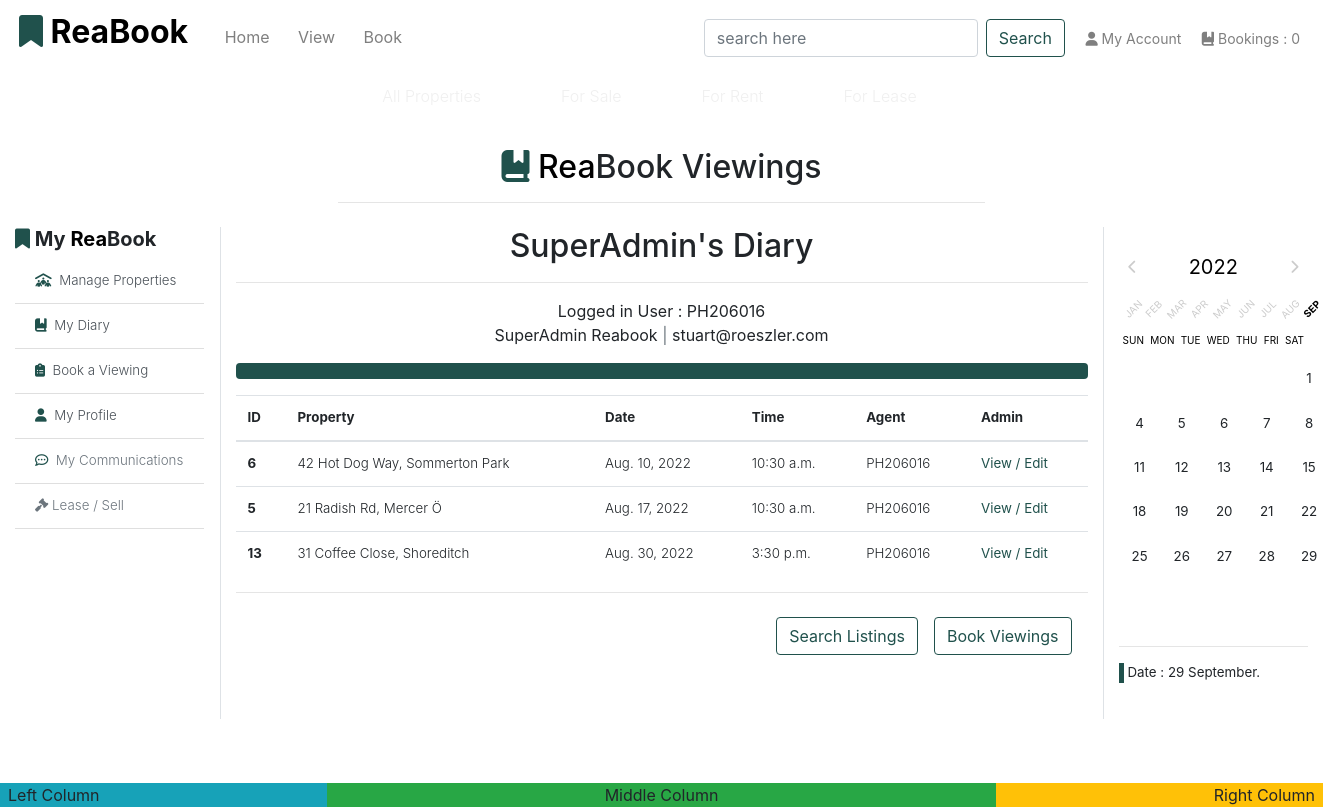
The page /book/diary/1/ on the database its author committed.
### app_bookings/models.py (models this page shows, shortened)
class Booking(models.Model):
    booking_number = models.CharField(max_length=8, null=False, editable=False, unique=True)
    user = models.ForeignKey(User, on_delete=models.CASCADE, null=True, blank=True)
    property_id = models.ForeignKey('app_properties.Property', null=True, blank=True, on_delete=models.SET_NULL)
    booking_name = models.CharField(max_length=254, null=True, blank=True, default='15 min Viewing')
    date_of_viewing = models.DateField(default=date.today)
    time_of_viewing = models.TimeField(default=timezone.now)
    client_message = models.TextField(null=True, blank=True, max_length=140)
    date_submitted = models.DateTimeField(auto_now_add=True)
    f_name = models.CharField(max_length=40)
    l_name = models.CharField(max_length=40)
    client_username = models.CharField(max_length=40, default='Create Username')
    client_email = models.EmailField(max_length=254)
    client_phone = models.IntegerField(null=True, blank=True, default='')
    client_city = models.CharField(max_length=140, null=True, blank=True)
    client_state = models.CharField(max_length=10, null=True, blank=True)
    client_zip = models.CharField(max_length=10, default='')
    client_country = models.CharField(max_length=2, choices=pytz.country_names.items(), null=True, blank=True)
    viewing_active = models.BooleanField(default=True)
    contact_ok = models.BooleanField(default=False)
    class Meta:
        verbose_name_plural = 'Bookings'

### app_properties/models.py (models this page shows)
class Property(models.Model):
    realtor = models.ForeignKey(User, on_delete=models.CASCADE, blank=True, null=False, default=User)
    title_no = models.CharField(max_length=254)
    ribbon_feature = models.CharField(max_length=20, default="New Listing")
    name = models.CharField(max_length=30)
    category = models.ForeignKey(
        'Category', null=True, blank=True, on_delete=models.SET_NULL
        )
    sector = models.ForeignKey(
        'Sector', null=True, blank=True, on_delete=models.SET_NULL
        )
    sale_price = models.IntegerField(null=False, blank=True, default=0)
    rent_pw = models.IntegerField(null=False, blank=True, default=0)
    date_available = models.DateField(null=True, blank=True, auto_now_add=True)
    bedrooms = models.IntegerField(null=False, blank=False)
    bathrooms = models.IntegerField(null=False, blank=False)
    carports = models.IntegerField(null=False, blank=False)
    air_conditioning = models.IntegerField(null=False, blank=False)
    rating = models.DecimalField(
        max_digits=3, decimal_places=1, null=True, blank=True
        )
    description = models.TextField()
    main_image_url = models.URLField(max_length=1024, null=True, blank=True)
    main_image = models.ImageField(null=True, blank=True)
    bedroom_image = models.ImageField(null=True, blank=True)
    bath_image = models.ImageField(null=True, blank=True)
    kitchen_image = models.ImageField(null=True, blank=True)
    living_image = models.ImageField(null=True, blank=True)
    unit_no = models.IntegerField(null=True, blank=True)
    level = models.IntegerField(null=True, blank=True)
    house_no = models.IntegerField(null=True, blank=False, default="No.")
    street = models.CharField(max_length=70, default='')
    suburb = models.CharField(max_length=70, default='')
    city = models.CharField(max_length=40)
    state = models.CharField(max_length=40, null=True, blank=True)
    postcode = models.CharField(max_length=10)
    country = models.CharField(max_length=2, choices=pytz.country_names.items(), null=True, blank=True)
    land_area = models.IntegerField(null=True, blank=True)
    building_area = models.IntegerField(null=True, blank=True)
    build_date = models.DateField(null=True, blank=True)
    list_date = models.DateField(auto_now_add=True)
    list_duration = models.IntegerField(null=False, blank=False, default=30)
    owner_fname = models.CharField(max_length=254, null=True, blank=False)
    owner_lname = models.CharField(max_length=254, null=True, blank=False)
    viewings = models.BooleanField(default=True)
    available = models.BooleanField(default=False)
    class Meta:
        verbose_name_plural = 'Properties'
        get_latest_by = 'list_date'
    def __str__(self):
        return f"{self.id}"

### app_bookings/views.py (the view)
# urls.py: path('diary/<int:user_id>/', views.my_diary, name='user-diary'),
def my_diary(request, user_id):
    prop = Property.objects.all() # noqa
    bookings = Booking.objects.all() # noqa
    users_bookings = bookings.filter(user=user_id)
    user = get_object_or_404(User, pk=user_id)
    context = {
        'users_bookings': users_bookings,
        'prop': prop,
        'user': user,
        }
    return render(request, 'book/my-diary.html', context)

### app_bookings/templates/book/my-diary.html (shortened to what this page needs)
{% extends 'base.html' %}
{% load static %}
{% block content %}
{% if user.is_authenticated %}
{% include 'includes/bookings-base.html' %}
<div class="row">
    <div class="col-md-12 text-center mb-md-5 h-100">
        <h2 class="heading-section">{{ user.first_name }}'s Diary</h2>
        <hr>
        Logged in User : {{ user }}
        <br>
        {{ user.first_name }} {{ user.last_name }} <span class="text-muted"> | </span> {{ user.email }}
        <br>
        <div class="progress my-3">
            <div class="progress-bar bg-green" role="progressbar" style="width: 100%" aria-valuenow="100" aria-valuemin="0" aria-valuemax="100"></div>
        </div>
        <div class="row mb-3">
            <div class="col text-lg-left">
                <div class="list-group list-group-flush list-table" role="tablist">
                    <table class="table table-hover">
                        <thead>
                            <tr>
                                <th scope="col">ID</th>
                                <th scope="col">Property</th>
                                <th scope="col">Date</th>
                                <th scope="col">Time</th>
                                <th scope="col">Agent</th>
                                <th scope="col">Admin</th>
                            </tr>
                        </thead>
                        <tbody class="font-weight-light">
                            {% for booking in users_bookings %}
                                <tr>
                                    <th scope="row">{{ booking.property_id }}</th>
                                    <td>{{ booking.property_id.house_no }} {{ booking.property_id.street }}, {{ booking.property_id.suburb }}</td>
                                    <td>{{ booking.date_of_viewing }}</td>
                                    <td>{{ booking.time_of_viewing }}</td>
                                    <td>{{ booking.property_id.realtor }}</td>
                                    <td>
                                        <a href="{% url 'update-booking' booking.id %}" aria-label="" class="reabook-logo"><strong>View / Edit</strong>
                                        </a>
                                    </td>
                                </tr>
                            {% endfor %}
                        </tbody>
                    </table>
                </div>
                <hr class="mt-0 mb-4">
                <div class="row">
                    <div class="col-lg-12">
                        <a href="{% url 'choose_bookings' %}" aria-label="">
                            <button class="btn btn-outline-reabook float-right mr-3" >Book Viewings</button>
                        </a>
                        <a href="{% url 'properties' %}" aria-label="">
                            <button class="btn btn-outline-reabook float-right mr-3" >Search Listings</button>
                        </a>
                    </div>
                </div>
            </div>
        </div>
    </div>
</div>
{% include 'includes/bookings-base-calendar.html' %}
{% else %}
    {% include 'includes/account-required.html' %}
{% endif %}
{% endblock %}

### static/css/base.css (style rules this page uses)
html { height: 100%; }
.bg-green { background-color: #20514C; }
.btn-outline-reabook { color: #20514C; border-color: #20514C; }
.reabook-logo { color: #20514C; }
.list-table { position:relative; overflow-y: auto; }
.list-group-item, .list-table { border-width: 0 0 1px; font-size: smaller; }
tr a { color: #000; }
a, a:hover { text-decoration: none; color: #cccccc; }

### rows shown on the page
Booking: property_id "6", property_id.house_no "42", property_id.street "Hot Dog Way", property_id.suburb "Sommerton Park", date_of_viewing "Aug. 10, 2022", time_of_viewing "10:30 a.m.", property_id.realtor "PH206016"
Booking: property_id "5", property_id.house_no "21", property_id.street "Radish Rd", property_id.suburb "Mercer Ö", date_of_viewing "Aug. 17, 2022", time_of_viewing "10:30 a.m.", property_id.realtor "PH206016"
Booking: property_id "13", property_id.house_no "31", property_id.street "Coffee Close", property_id.suburb "Shoreditch", date_of_viewing "Aug. 30, 2022", time_of_viewing "3:30 p.m.", property_id.realtor "PH206016"

### other values the page prints
{{ user.first_name }} "SuperAdmin"
{{ user }} "PH206016"
{{ user.last_name }} "Reabook"
{{ user.email }} "stuart@roeszler.com"
